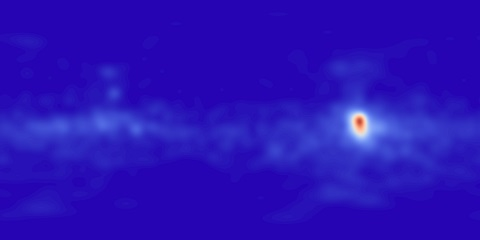
#> input picture saliency_metrics/gt/1.jpg, 480 x 240 px; its folder holds only this picture in this run
$ python salience_metrics.py
#> lines starting #> are read from the running program, lines starting #| are printed output that depends on the picture; long printed decimals are rounded
import numpy as np
import matplotlib.pyplot as plt
import random
import sys
import cv2
import math

# [15 lines left out: function generate_dummy, not called in this run]


def normalize_map(s_map):
	# normalize the salience map (as done in MIT code)
	norm_s_map = (s_map - np.min(s_map))/((np.max(s_map)-np.min(s_map))*1.0)
	return norm_s_map

def discretize_gt(gt):
	import warnings
	warnings.warn('can improve the way GT is discretized')
	return gt/255

# [191 lines left out: functions auc_judd, auc_borji, auc_shuff, nss, infogain, not called in this run]


def similarity(s_map,gt):
	# here gt is not discretized nor normalized
	s_map = normalize_map(s_map)
	gt = normalize_map(gt)
	s_map = s_map/(np.sum(s_map)*1.0)
	gt = gt/(np.sum(gt)*1.0)
	x,y = np.where(gt>0)
	sim = 0.0
	for i in zip(x,y):
		sim = sim + min(gt[i[0],i[1]],s_map[i[0],i[1]])
	return sim


def cc(s_map,gt):
	s_map_norm = (s_map - np.mean(s_map))/np.std(s_map)
	gt_norm = (gt - np.mean(gt))/np.std(gt)
	a = s_map_norm
	b= gt_norm
	r = (a*b).sum() / math.sqrt((a*a).sum() * (b*b).sum());
	return r


def kldiv(s_map,gt):
	s_map = s_map/(np.sum(s_map)*1.0)
	gt = gt/(np.sum(gt)*1.0)
	eps = 2.2204e-16
	return np.sum(gt * np.log(eps + gt/(s_map + eps)))


# [10 lines of commented-out code are left out]


sim_score = 0
kldiv_score=0
cc_score =0

for i in range (1,6):
# this is just the name its not actually discretised (binary)
	gtname = "./gt/{}.jpg".format(i)
	gt = cv2.imread(gtname, 0)
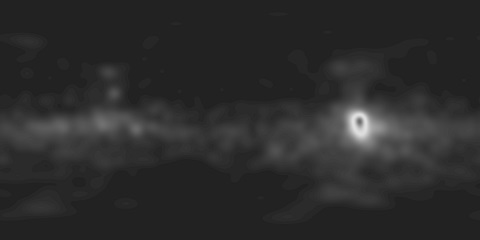
#> gt: shape (240, 480); min 31, max 224, mean 43.8
	gt = discretize_gt(gt)

#d_gt = np.zeros(gt.shape)
#d_gt[gt>0]=1.0

	sname = "./smap/{}.jpg".format(i)
	s_map = cv2.imread(sname,0)
	s_map_norm = normalize_map(s_map)
#> in normalize_map, `norm_s_map = (s_map - np.min(s_map))/((np.max(s_map)-np.min(s_map))*1.0)`:
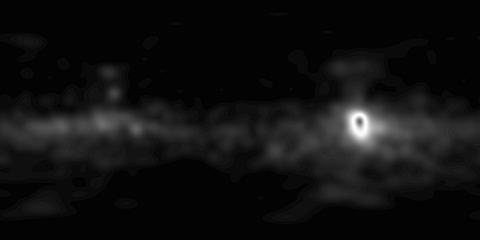
#> norm_s_map: shape (240, 480) float64; min 0, max 1, mean 0.0665

	sim_score += similarity(s_map,gt)
#> the loop in similarity, `for i in zip(x,y):` made 115195 passes
#> (i, sim) on passes 1 to 3: ((0, 0), 2.03e-06), ((0, 1), 4.06e-06), ((0, 2), 6.09e-06)
#> after the loop in similarity, `for i in zip(x,y):`: sim = 1
#> sim_score = 1
	print ('sim score :', sim_score)
#| sim score : 1
	cc_score += cc(s_map,gt)
#> cc_score = 1
	print ('cc score :',cc_score)
#| cc score : 1.0
	kldiv_score += kldiv(s_map,gt)
#> kldiv_score = -2.56e-11
	print ('kldiv score :',kldiv_score)
#| kldiv score : -2.557855440309876e-11
#> (the run stopped early here; a loop or call above may not have finished)
